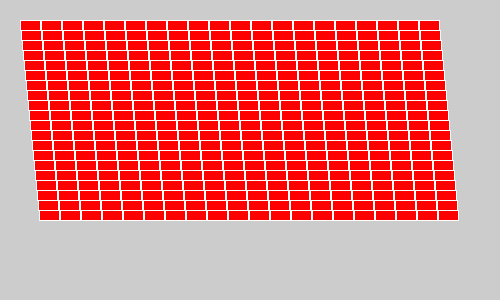
Frame 1 (no input)
Frame 60 (the mouse pressed at the canvas centre just before this capture): identical to frame 1, image omitted
Frame 120 (the mouse held since frame 60 and released just before this capture): identical to frame 1, image omitted

The Processing sketch that drew this single still picture (run headless with seeded random() and noise(); from frame 60 on, the mouse is pressed at the canvas centre):

// Processing sketch: H09_opdracht_9_7
// ── H09_opdracht_9_7.pde
void setup(){
 size(500,300);
 
}

void draw(){
  int xWaarde = 20;
  int yWaarde = 20;
  
    for ( int i = 0; i < 20; i++){
      for( int j = 0; j < 20; j++){
      
        if ((i+j) % 2 ==0){
          fill(255,0,0);
        
        }
      
        else{ 
          fill(255,0,0);
        
        }
      
        stroke(255,255,255);
        rect(xWaarde, yWaarde, 20,10);
        yWaarde += 10;
        xWaarde += 1;
      
      }
    
    yWaarde = 20;
    xWaarde += 1;
  
    }   
}
